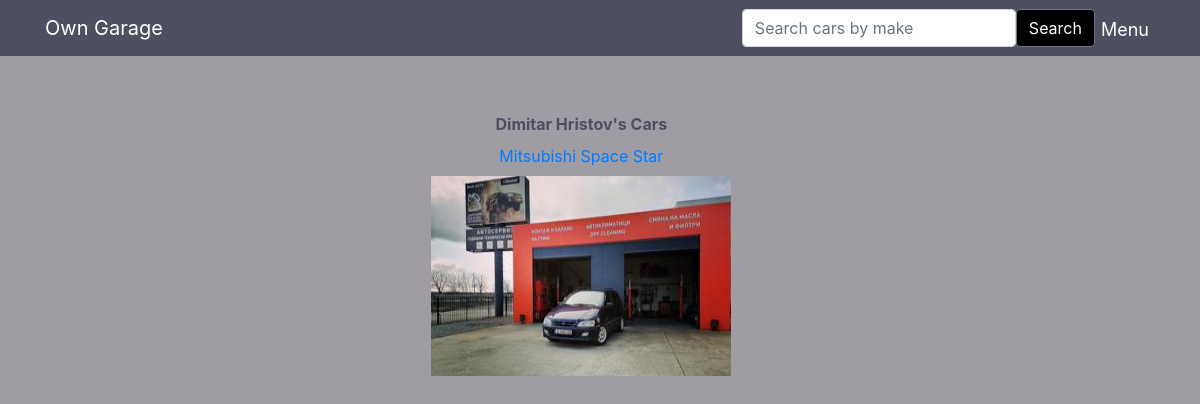
/my_cars/ (signed in), run on the app's committed database.
### garage/models.py (models this page shows, shortened)
class Car(models.Model):
    CHOICES = [('Petrol', 'Petrol'), ('Diesel', 'Diesel'), ('Petrol / LPG', 'Petrol / LPG'),
               ('Hybrid', 'Hybrid'), ('Electrical', 'Electrical')]
    owner = models.ForeignKey(User, on_delete=models.CASCADE)
    make = models.CharField(max_length=50)
    model = models.CharField(max_length=50)
    fuel = models.CharField(max_length=50, choices=CHOICES)
    color = models.CharField(max_length=50, default='')
    date_of_production = models.CharField(max_length=50, default='')
    image = models.ImageField(default='no_image.png', upload_to='users_cars_pics')
    created = models.DateTimeField(default=datetime.datetime.now())
    class Meta:
        ordering = ['make', ]

### garage/views.py (the view)
# urls.py: path('my_cars/', views.my_cars, name='my-cars'),
@login_required
def my_cars(request):
    cars = Car.objects.all().filter(owner=request.user)
    return render(request, 'garage/my_cars.html', {'cars': cars})

### garage/templates/garage/my_cars.html
{% extends 'garage/base.html' %}
{% block content %}
    {% if user.is_authenticated %}
        <a style="color: #4e4f61; font-weight:bold;">{{ user.first_name }} {{ user.last_name }}'s Cars</a>
        {% for car in cars %}
            <div class="car-body">
                <div class="car-data mt-2">
                    <a href="{% url 'car-detail' car.pk %}">{{ car.make }} {{ car.model }}</a>
                </div>
                <div class="img mt-2">
                    <img  style="height: 200px; width: 300px;" src="{{ car.image.url }}">
                </div>
            </div>
        {% endfor %}
    {% endif %}
{% endblock %}

### garage/static/garage/main.css (style rules this page uses)
@media only screen and (orientation: landscape) { body { background-color: lightblue; } }
* { box-sizing: border-box; }
body { background: #9f9da3; color: #000; margin-top: 7rem; margin-left: 17rem; }

### data on the page
Car: make "Mitsubishi", model "Space Star", image (picture)

### other printed values
{{ user.first_name }} "Dimitar"
{{ user.last_name }} "Hristov"
